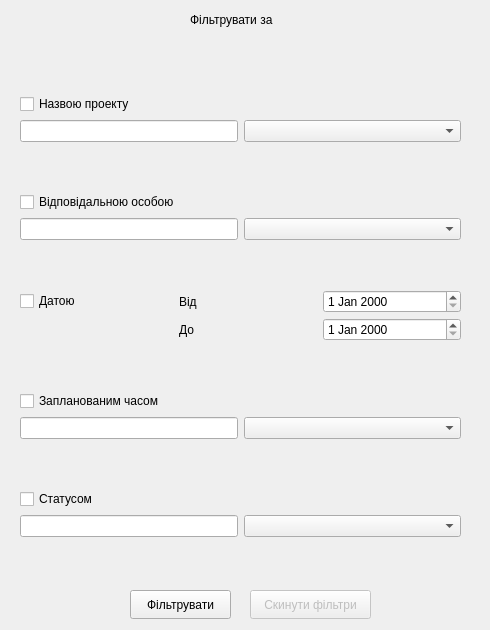
<?xml version="1.0" encoding="UTF-8"?>
<ui version="4.0">
 <class>FilterForm</class>
 <widget class="QWidget" name="FilterForm">
  <property name="geometry">
   <rect>
    <x>0</x>
    <y>0</y>
    <width>490</width>
    <height>630</height>
   </rect>
  </property>
  <property name="windowTitle">
   <string>Form</string>
  </property>
  <widget class="QLabel" name="label">
   <property name="geometry">
    <rect>
     <x>190</x>
     <y>10</y>
     <width>111</width>
     <height>20</height>
    </rect>
   </property>
   <property name="text">
    <string>Фільтрувати за</string>
   </property>
  </widget>
  <widget class="QWidget" name="verticalLayoutWidget">
   <property name="geometry">
    <rect>
     <x>20</x>
     <y>50</y>
     <width>441</width>
     <height>531</height>
    </rect>
   </property>
   <layout class="QVBoxLayout" name="verticalLayout">
    <item>
     <layout class="QGridLayout" name="name_gridLayout">
      <item row="1" column="1">
       <widget class="QComboBox" name="name_filter_type_comboBox"/>
      </item>
      <item row="0" column="1">
       <spacer name="horizontalSpacer">
        <property name="orientation">
         <enum>Qt::Horizontal</enum>
        </property>
        <property name="sizeHint" stdset="0">
         <size>
          <width>40</width>
          <height>20</height>
         </size>
        </property>
       </spacer>
      </item>
      <item row="1" column="0">
       <widget class="QLineEdit" name="name_value_le"/>
      </item>
      <item row="0" column="0">
       <widget class="QCheckBox" name="project_name_checkBox">
        <property name="text">
         <string>Назвою проекту</string>
        </property>
       </widget>
      </item>
     </layout>
    </item>
    <item>
     <layout class="QGridLayout" name="manager_gridLayout">
      <item row="1" column="0">
       <widget class="QLineEdit" name="manager_value_le"/>
      </item>
      <item row="1" column="1">
       <widget class="QComboBox" name="manager_filter_type_comboBox"/>
      </item>
      <item row="0" column="1">
       <spacer name="horizontalSpacer_2">
        <property name="orientation">
         <enum>Qt::Horizontal</enum>
        </property>
        <property name="sizeHint" stdset="0">
         <size>
          <width>40</width>
          <height>20</height>
         </size>
        </property>
       </spacer>
      </item>
      <item row="0" column="0">
       <widget class="QCheckBox" name="manager_checkBox">
        <property name="text">
         <string>Відповідальною особою</string>
        </property>
       </widget>
      </item>
     </layout>
    </item>
    <item>
     <layout class="QGridLayout" name="gridLayout_3">
      <property name="sizeConstraint">
       <enum>QLayout::SetMinAndMaxSize</enum>
      </property>
      <property name="spacing">
       <number>5</number>
      </property>
      <item row="0" column="2">
       <widget class="QDateEdit" name="start_date"/>
      </item>
      <item row="1" column="2">
       <widget class="QDateEdit" name="end_date"/>
      </item>
      <item row="0" column="0">
       <widget class="QCheckBox" name="date_checkBox">
        <property name="text">
         <string>Датою                            </string>
        </property>
       </widget>
      </item>
      <item row="0" column="1">
       <widget class="QLabel" name="label_2">
        <property name="text">
         <string>Від</string>
        </property>
       </widget>
      </item>
      <item row="1" column="1">
       <widget class="QLabel" name="label_3">
        <property name="text">
         <string>До</string>
        </property>
       </widget>
      </item>
     </layout>
    </item>
    <item>
     <layout class="QGridLayout" name="time_gridLayout">
      <item row="1" column="0">
       <widget class="QLineEdit" name="time_value_le"/>
      </item>
      <item row="1" column="1">
       <widget class="QComboBox" name="time_filter_type_comboBox"/>
      </item>
      <item row="0" column="1">
       <spacer name="horizontalSpacer_4">
        <property name="orientation">
         <enum>Qt::Horizontal</enum>
        </property>
        <property name="sizeHint" stdset="0">
         <size>
          <width>40</width>
          <height>20</height>
         </size>
        </property>
       </spacer>
      </item>
      <item row="0" column="0">
       <widget class="QCheckBox" name="time_checkBox">
        <property name="text">
         <string>Запланованим часом</string>
        </property>
       </widget>
      </item>
     </layout>
    </item>
    <item>
     <layout class="QGridLayout" name="status_gridLayout">
      <item row="1" column="0">
       <widget class="QLineEdit" name="status_value_le"/>
      </item>
      <item row="1" column="1">
       <widget class="QComboBox" name="status_filter_type_comboBox"/>
      </item>
      <item row="0" column="1">
       <spacer name="horizontalSpacer_5">
        <property name="orientation">
         <enum>Qt::Horizontal</enum>
        </property>
        <property name="sizeHint" stdset="0">
         <size>
          <width>40</width>
          <height>20</height>
         </size>
        </property>
       </spacer>
      </item>
      <item row="0" column="0">
       <widget class="QCheckBox" name="status_checkBox">
        <property name="text">
         <string>Статусом</string>
        </property>
       </widget>
      </item>
     </layout>
    </item>
   </layout>
  </widget>
  <widget class="QPushButton" name="filter_pb">
   <property name="geometry">
    <rect>
     <x>130</x>
     <y>590</y>
     <width>101</width>
     <height>29</height>
    </rect>
   </property>
   <property name="text">
    <string>Фільтрувати</string>
   </property>
  </widget>
  <widget class="QPushButton" name="clear_filters_pb">
   <property name="enabled">
    <bool>false</bool>
   </property>
   <property name="geometry">
    <rect>
     <x>250</x>
     <y>590</y>
     <width>121</width>
     <height>29</height>
    </rect>
   </property>
   <property name="text">
    <string>Скинути фільтри</string>
   </property>
  </widget>
 </widget>
 <resources/>
 <connections/>
</ui>
